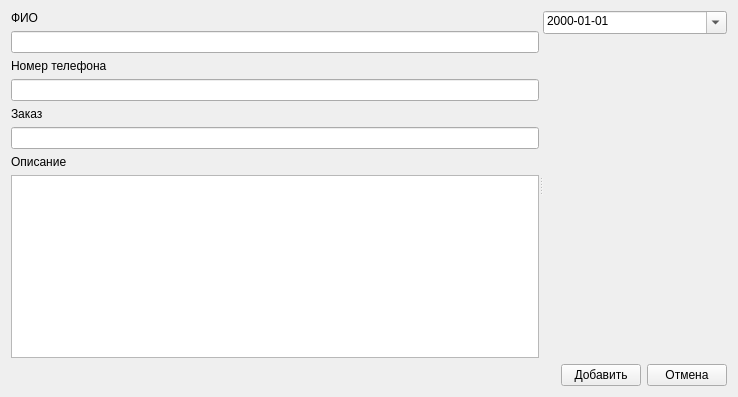
<?xml version="1.0" encoding="UTF-8"?>
<ui version="4.0">
 <class>formEdit</class>
 <widget class="QWidget" name="formEdit">
  <property name="geometry">
   <rect>
    <x>0</x>
    <y>0</y>
    <width>738</width>
    <height>397</height>
   </rect>
  </property>
  <property name="windowTitle">
   <string>Form</string>
  </property>
  <layout class="QGridLayout" name="gridLayout">
   <item row="0" column="0">
    <widget class="QSplitter" name="splitter">
     <property name="orientation">
      <enum>Qt::Horizontal</enum>
     </property>
     <widget class="QWidget" name="verticalLayoutWidget">
      <layout class="QVBoxLayout" name="verticalLayout">
       <item>
        <widget class="QLabel" name="label">
         <property name="text">
          <string>ФИО</string>
         </property>
        </widget>
       </item>
       <item>
        <widget class="QLineEdit" name="nameEdit"/>
       </item>
       <item>
        <widget class="QLabel" name="label_2">
         <property name="text">
          <string>Номер телефона</string>
         </property>
        </widget>
       </item>
       <item>
        <widget class="QLineEdit" name="phoneEdit"/>
       </item>
       <item>
        <widget class="QLabel" name="label_3">
         <property name="text">
          <string>Заказ</string>
         </property>
        </widget>
       </item>
       <item>
        <widget class="QLineEdit" name="productEdit"/>
       </item>
       <item>
        <widget class="QLabel" name="label_4">
         <property name="text">
          <string>Описание</string>
         </property>
        </widget>
       </item>
       <item>
        <widget class="QTextEdit" name="orderDesc"/>
       </item>
      </layout>
     </widget>
     <widget class="QWidget" name="verticalLayoutWidget_2">
      <layout class="QVBoxLayout" name="verticalLayout_2">
       <item>
        <widget class="QDateEdit" name="dateEdit">
         <property name="wrapping">
          <bool>true</bool>
         </property>
         <property name="alignment">
          <set>Qt::AlignLeading|Qt::AlignLeft|Qt::AlignTop</set>
         </property>
         <property name="showGroupSeparator" stdset="0">
          <bool>false</bool>
         </property>
         <property name="displayFormat">
          <string>yyyy-MM-dd</string>
         </property>
         <property name="calendarPopup">
          <bool>true</bool>
         </property>
         <property name="date">
          <date>
           <year>2000</year>
           <month>1</month>
           <day>1</day>
          </date>
         </property>
        </widget>
       </item>
       <item>
        <spacer name="verticalSpacer">
         <property name="orientation">
          <enum>Qt::Vertical</enum>
         </property>
         <property name="sizeHint" stdset="0">
          <size>
           <width>20</width>
           <height>40</height>
          </size>
         </property>
        </spacer>
       </item>
      </layout>
     </widget>
    </widget>
   </item>
   <item row="1" column="0">
    <layout class="QHBoxLayout" name="horizontalLayout">
     <item>
      <spacer name="horizontalSpacer">
       <property name="orientation">
        <enum>Qt::Horizontal</enum>
       </property>
       <property name="sizeHint" stdset="0">
        <size>
         <width>40</width>
         <height>20</height>
        </size>
       </property>
      </spacer>
     </item>
     <item>
      <widget class="QPushButton" name="editBtn">
       <property name="text">
        <string>Добавить</string>
       </property>
      </widget>
     </item>
     <item>
      <widget class="QPushButton" name="canselBtn">
       <property name="text">
        <string>Отмена</string>
       </property>
      </widget>
     </item>
    </layout>
   </item>
  </layout>
 </widget>
 <resources/>
 <connections/>
</ui>
